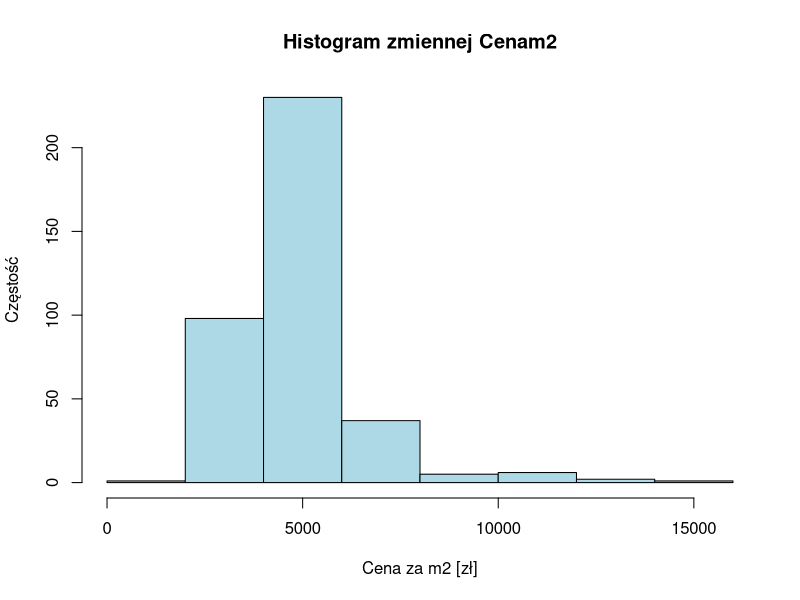
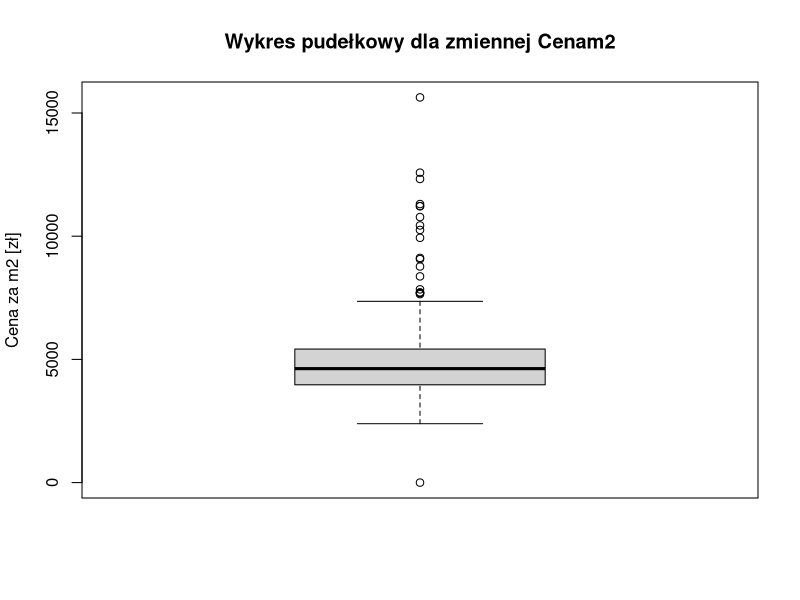
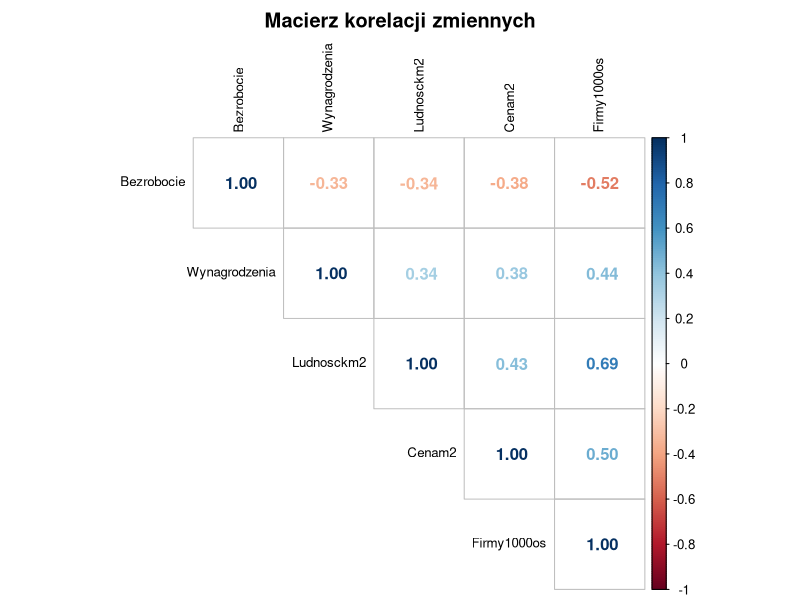

The R source for these figures, in order:
## ---- chunk 1
library(tidyverse)
data<-read.csv2("DaneGUS.csv")
summary(data)
## ---- chunk 2
for(i in 3:ncol(data)) {
  data[, i] <- gsub("\\s+", "", data[, i])
  data[, i] <- gsub(",", ".", data[, i])
  data[, i] <- as.numeric(data[, i])
}
## ---- chunk 3
dane_numeryczne <- data[, 3:ncol(data)]
## ---- chunk 4
hist(data$Cenam2, 
     main = "Histogram zmiennej Cenam2", 
     xlab = "Cena za m2 [zł]", 
     ylab = "Częstość",
     col = "lightblue")
## ---- chunk 5
boxplot(data$Cenam2, 
        main = "Wykres pudełkowy dla zmiennej Cenam2",
        ylab = "Cena za m2 [zł]")
## ---- chunk 6
macierz_korelacji <- cor(dane_numeryczne)
## ---- chunk 7
library(corrplot)

corrplot(macierz_korelacji, 
         method = "number", 
         type = "upper", 
         tl.col = "black",
         tl.cex = 0.8,
         title = "Macierz korelacji zmiennych",
         mar = c(0,0,2,0))
## ---- chunk 8
set.seed(123)
train <- data %>% slice_sample(prop = 0.7)
test <- data %>% anti_join(train, by = "Kod")
## ---- chunk 9
model <- lm(Cenam2 ~ Bezrobocie + Wynagrodzenia + Ludnosckm2 + Firmy1000os, data = train)
summary(model)
